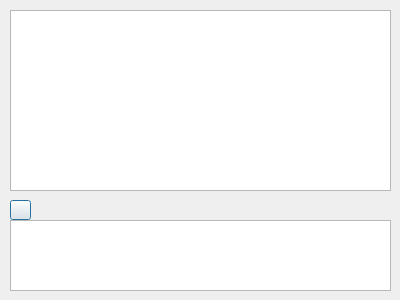
<?xml version="1.0" encoding="UTF-8"?>
<ui version="4.0">
 <class>ChatDialog</class>
 <widget class="QDialog" name="ChatDialog">
  <property name="geometry">
   <rect>
    <x>0</x>
    <y>0</y>
    <width>400</width>
    <height>300</height>
   </rect>
  </property>
  <property name="windowTitle">
   <string>ChatDialog</string>
  </property>
  <widget class="QTextEdit" name="outputTextEdit">
   <property name="geometry">
    <rect>
     <x>10</x>
     <y>10</y>
     <width>381</width>
     <height>181</height>
    </rect>
   </property>
   <property name="readOnly">
    <bool>true</bool>
   </property>
  </widget>
  <widget class="QTextEdit" name="inputTextEdit">
   <property name="geometry">
    <rect>
     <x>10</x>
     <y>220</y>
     <width>381</width>
     <height>71</height>
    </rect>
   </property>
  </widget>
  <widget class="QPushButton" name="emojiButton">
   <property name="geometry">
    <rect>
     <x>10</x>
     <y>200</y>
     <width>21</width>
     <height>20</height>
    </rect>
   </property>
   <property name="text">
    <string/>
   </property>
   <property name="icon">
    <iconset resource="../LoginWindow.qrc">
     <normaloff>:/LoginWindow/Resources/emoji.png</normaloff>:/LoginWindow/Resources/emoji.png</iconset>
   </property>
  </widget>
 </widget>
 <layoutdefault spacing="6" margin="11"/>
 <resources>
  <include location="../LoginWindow.qrc"/>
 </resources>
 <connections/>
</ui>
